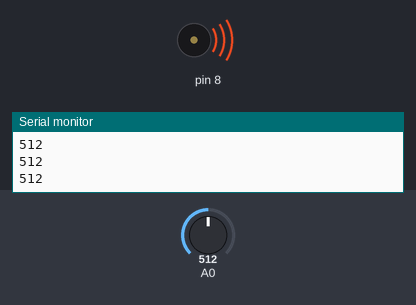
This sketch was run on a simulated Arduino Uno, built with avr-gcc and run on an emulated ATmega328P. On the bench: buzzer (waves = sounding), the last lines printed to the serial monitor. The test bench sets the inputs (shaded band); at power-on: A0 = 512.

Above: at 1.2 s.
1.3 s: A0 set to 488
At 2.2 s:
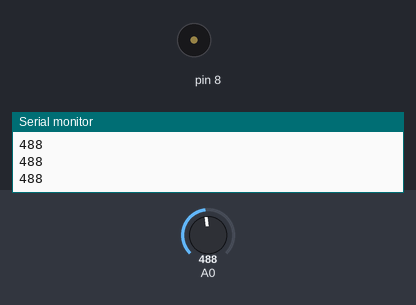
2.8 s: A0 set to 511
At 3.5 s:
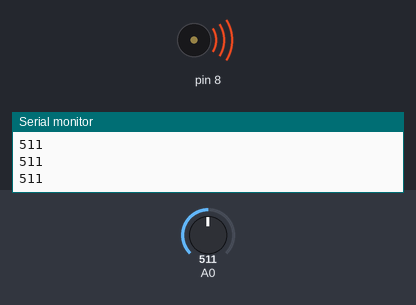
4.3 s: A0 set to 495
At 5.7 s:
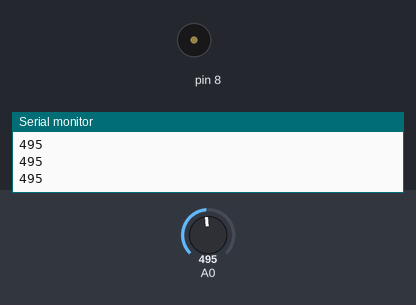
Timing chart, 0 to 7.3 s (numbered marks = the images above; inputs shaded):
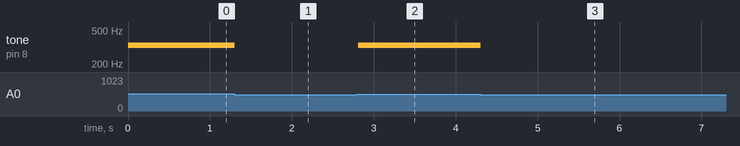

The sketch:

project07_keyboard-instrument.ino
```cpp
// Set up an array with 6 integers
int buttons[6];

// Create an array of frequencies
int notes[] = {262, 294, 330, 349};

void setup() {
  // Give the first element of the array the value 2
  buttons[0] = 2;

  // Begin serial communication
  Serial.begin(9600);
}

void loop() {
  // Read the analog value and send it to the serial monitor
  int keyVal = analogRead(A0);
  Serial.println(keyVal);

  // Use an if()...else statement to determine what not to play
  if(keyVal == 1023){
    tone(8, notes[0]);
  }
  // Play the notes that correspond to the analog value
  else if(keyVal >= 990 && keyVal <= 1010){
    tone(8, notes[1]);
  }
  else if(keyVal >= 505 && keyVal <= 5015){
    tone(8, notes[2]);
  }
  else if(keyVal >= 5 && keyVal <= 10){
    tone(8, notes[3]);
  }
  // Stop playing the tone when nothing is pressed
  else{
    noTone(8);
  }
}
```

Measured:
- the behaviour switches between 505 and 504 on A0 (found by bisection; images 0 and 1)
- after the input at 1.3 s, tone on pin 8: 330 Hz → silent at once
- after the input at 2.8 s, tone on pin 8: silent → 330 Hz at once
- after the input at 4.3 s, tone on pin 8: 330 Hz → silent at once
